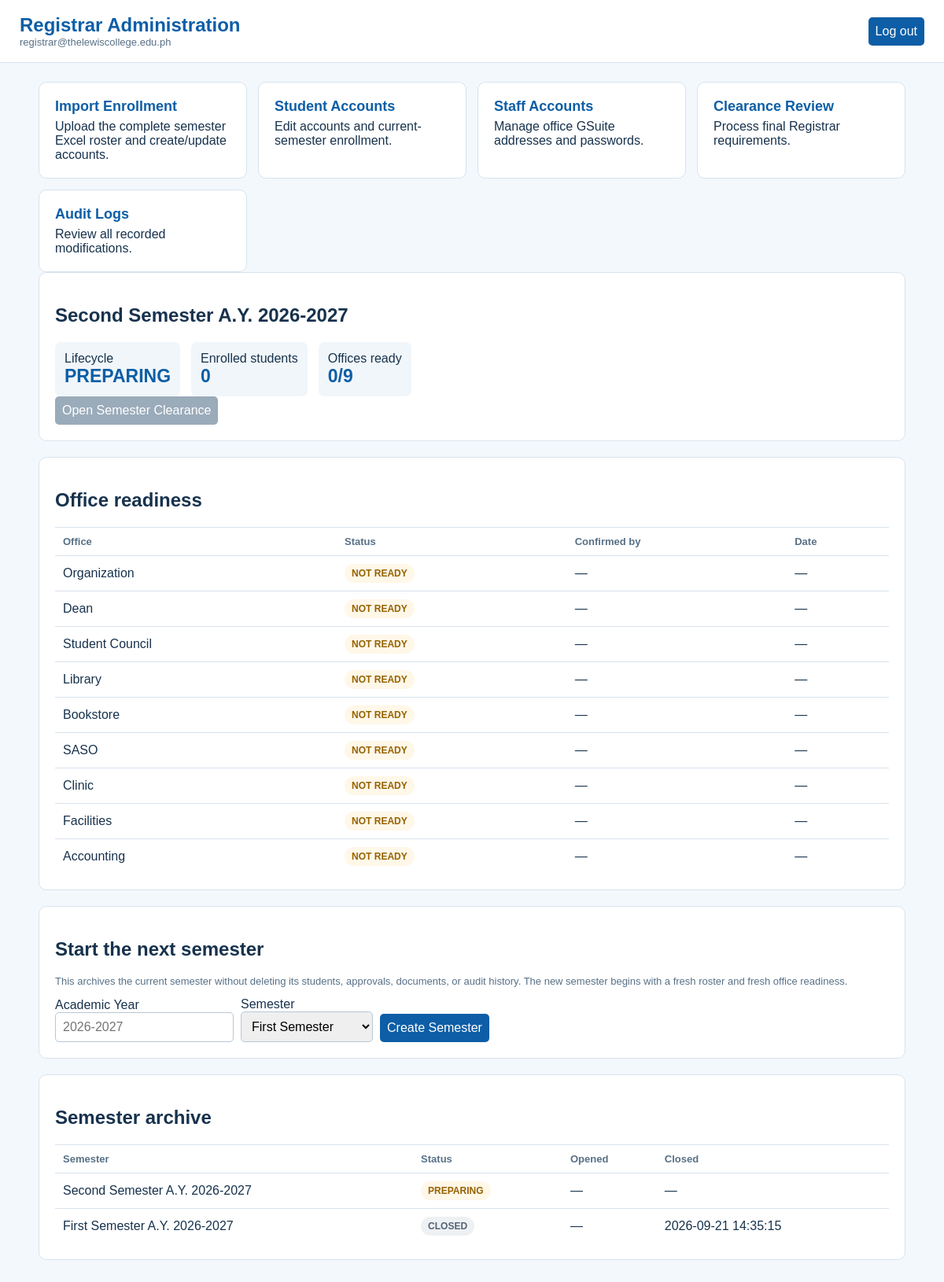
The app's page /registrar/dashboard.php (signed in) with its own data.
### tables this page shows
CREATE TABLE `users` (
  `id` bigint(20) unsigned NOT NULL AUTO_INCREMENT,
  `email` varchar(255) NOT NULL,
  `password_hash` varchar(255) NOT NULL,
  `role` enum('STUDENT','ORG_STAFF','DEAN','SASO_STAFF','STUDENT_COUNCIL_STAFF','LIBRARY_STAFF','BOOKSTORE_STAFF','CLINIC_STAFF','FACILITIES_STAFF','ACCOUNTING_STAFF','REGISTRAR') NOT NULL,
  `status` enum('ACTIVE','INACTIVE') NOT NULL DEFAULT 'ACTIVE',
  `last_login_at` datetime DEFAULT NULL,
  `created_at` datetime NOT NULL DEFAULT current_timestamp(),
  `updated_at` datetime NOT NULL DEFAULT current_timestamp() ON UPDATE current_timestamp(),
  PRIMARY KEY (`id`),
  UNIQUE KEY `email` (`email`),
  KEY `idx_users_role_status` (`role`,`status`)
);

CREATE TABLE `academic_periods` (
  `id` bigint(20) unsigned NOT NULL AUTO_INCREMENT,
  `school_year` varchar(20) NOT NULL,
  `semester` enum('1ST','2ND','SUMMER') NOT NULL,
  `status` enum('ACTIVE','INACTIVE','CLOSED') NOT NULL DEFAULT 'INACTIVE',
  `clearance_status` enum('DRAFT','PREPARING','OPEN','CLOSED') NOT NULL DEFAULT 'DRAFT',
  `opened_by` bigint(20) unsigned DEFAULT NULL,
  `opened_at` datetime DEFAULT NULL,
  `closed_at` datetime DEFAULT NULL,
  `created_at` datetime NOT NULL DEFAULT current_timestamp(),
  `updated_at` datetime NOT NULL DEFAULT current_timestamp() ON UPDATE current_timestamp(),
  PRIMARY KEY (`id`),
  UNIQUE KEY `uq_academic_period` (`school_year`,`semester`),
  KEY `fk_academic_periods_opened_by` (`opened_by`),
  CONSTRAINT `fk_academic_periods_opened_by` FOREIGN KEY (`opened_by`) REFERENCES `users` (`id`) ON DELETE SET NULL ON UPDATE CASCADE
);

CREATE TABLE `office_period_readiness` (
  `id` bigint(20) unsigned NOT NULL AUTO_INCREMENT,
  `academic_period_id` bigint(20) unsigned NOT NULL,
  `station_id` bigint(20) unsigned NOT NULL,
  `status` enum('NOT_READY','READY') NOT NULL DEFAULT 'NOT_READY',
  `ready_by` bigint(20) unsigned DEFAULT NULL,
  `ready_at` datetime DEFAULT NULL,
  `notes` varchar(500) DEFAULT NULL,
  `created_at` datetime NOT NULL DEFAULT current_timestamp(),
  `updated_at` datetime NOT NULL DEFAULT current_timestamp() ON UPDATE current_timestamp(),
  PRIMARY KEY (`id`),
  UNIQUE KEY `uq_office_period_readiness` (`academic_period_id`,`station_id`),
  KEY `idx_office_period_status` (`academic_period_id`,`status`),
  KEY `fk_office_period_station` (`station_id`),
  KEY `fk_office_period_ready_by` (`ready_by`),
  CONSTRAINT `fk_office_period_period` FOREIGN KEY (`academic_period_id`) REFERENCES `academic_periods` (`id`) ON DELETE CASCADE ON UPDATE CASCADE,
  CONSTRAINT `fk_office_period_ready_by` FOREIGN KEY (`ready_by`) REFERENCES `users` (`id`) ON DELETE SET NULL ON UPDATE CASCADE,
  CONSTRAINT `fk_office_period_station` FOREIGN KEY (`station_id`) REFERENCES `stations` (`id`) ON UPDATE CASCADE
);

CREATE TABLE `stations` (
  `id` bigint(20) unsigned NOT NULL AUTO_INCREMENT,
  `parent_station_id` bigint(20) unsigned DEFAULT NULL,
  `name` varchar(100) NOT NULL,
  `code` varchar(50) NOT NULL,
  `description` varchar(255) DEFAULT NULL,
  `sort_order` int(10) unsigned NOT NULL,
  `status` enum('ACTIVE','INACTIVE') NOT NULL DEFAULT 'ACTIVE',
  `created_at` datetime NOT NULL DEFAULT current_timestamp(),
  `updated_at` datetime NOT NULL DEFAULT current_timestamp() ON UPDATE current_timestamp(),
  PRIMARY KEY (`id`),
  UNIQUE KEY `code` (`code`),
  KEY `idx_stations_parent_status_order` (`parent_station_id`,`status`,`sort_order`),
  CONSTRAINT `fk_stations_parent` FOREIGN KEY (`parent_station_id`) REFERENCES `stations` (`id`) ON UPDATE CASCADE
);

### registrar/semester_functions.php (called while the page is built, shortened)
<?php
function registrarActivePeriod(PDO $database, bool $lock = false): array
{
    $sql = "SELECT id,school_year,semester,status,clearance_status,opened_at,closed_at
            FROM academic_periods WHERE status='ACTIVE' ORDER BY id LIMIT 2" . ($lock ? ' FOR UPDATE' : '');
    $periods = $database->query($sql)->fetchAll();
    return $periods[0];
}
function semesterLabel(array $period): string
{
    $labels = ['1ST' => 'First Semester', '2ND' => 'Second Semester', 'SUMMER' => 'Summer'];
    return ($labels[$period['semester']] ?? $period['semester']) . ' A.Y. ' . $period['school_year'];
}
function semesterReadiness(PDO $database, int $periodId): array
{
    $statement = $database->prepare(
        "SELECT readiness.id,station.id AS station_id,station.code,station.name,readiness.status,
                readiness.ready_at,readiness.notes,user.email AS ready_by_email
         FROM office_period_readiness readiness
         INNER JOIN stations station ON station.id=readiness.station_id
         LEFT JOIN users user ON user.id=readiness.ready_by
         WHERE readiness.academic_period_id=:period_id
         ORDER BY COALESCE(station.parent_station_id,station.id),station.sort_order"
    );
    $statement->execute(['period_id' => $periodId]);
    return $statement->fetchAll();
}

### registrar/dashboard.php (the view, shortened to what this page needs)
<?php
require_once __DIR__ . '/../auth/auth_check.php';
require_once __DIR__ . '/../config/database.php';
require_once __DIR__ . '/semester_functions.php';
$user = requireRole('REGISTRAR');
try {
    $database = getDatabaseConnection();
    $period = registrarActivePeriod($database);
    $readiness = semesterReadiness($database, (int) $period['id']);
    $readyCount = count(array_filter($readiness, static fn(array $row): bool => $row['status'] === 'READY'));
    $enrollment = $database->prepare("SELECT COUNT(*) FROM semester_enrollments WHERE academic_period_id=:id AND status='ENROLLED'");
    $enrollment->execute(['id' => $period['id']]);
    $enrolledCount = (int) $enrollment->fetchColumn();
    $periods = $database->query("SELECT id,school_year,semester,status,clearance_status,opened_at,closed_at FROM academic_periods ORDER BY id DESC")->fetchAll();
} catch (Throwable $exception) {
    error_log('Registrar dashboard failed: ' . $exception->getMessage());
    http_response_code(500); exit('Unable to load the Registrar dashboard.');
}
$message = pullFlashMessage(); $csrfToken = createCsrfToken(); $logoutForm = dashboardLogoutForm();
?>
<!doctype html><html lang="en"><head><meta charset="utf-8"><meta name="viewport" content="width=device-width,initial-scale=1"><title>Registrar | ClearGo</title></head><body><header><div class="topbar"><div><h1>Registrar Administration</h1><div class="muted"><?= escapeHtml($user['email']) ?></div></div><?= $logoutForm ?></div></header><main>
<section class="cards"><a class="card" href="<?= escapeHtml(applicationUrl('/registrar/student_import.php')) ?>"><strong>Import Enrollment</strong>Upload the complete semester Excel roster and create/update accounts.</a><a class="card" href="<?= escapeHtml(applicationUrl('/registrar/students.php')) ?>"><strong>Student Accounts</strong>Edit accounts and current-semester enrollment.</a><a class="card" href="<?= escapeHtml(applicationUrl('/registrar/staff_accounts.php')) ?>"><strong>Staff Accounts</strong>Manage office GSuite addresses and passwords.</a><a class="card" href="<?= escapeHtml(applicationUrl('/registrar/clearance.php')) ?>"><strong>Clearance Review</strong>Process final Registrar requirements.</a><a class="card" href="<?= escapeHtml(applicationUrl('/registrar/audit_logs.php')) ?>"><strong>Audit Logs</strong>Review all recorded modifications.</a></section>
<section class="panel"><h2><?= escapeHtml(semesterLabel($period)) ?></h2><div class="summary"><span>Lifecycle<b><?= escapeHtml($period['clearance_status']) ?></b></span><span>Enrolled students<b><?= $enrolledCount ?></b></span><span>Offices ready<b><?= $readyCount ?>/<?= count($readiness) ?></b></span></div><?php if ($period['clearance_status'] === 'PREPARING'): ?><form method="post" action="<?= escapeHtml(applicationUrl('/registrar/semester_action.php')) ?>" onsubmit="return confirm('Open clearance for all enrolled students? The roster will be locked for this semester.');"><input type="hidden" name="csrf_token" value="<?= escapeHtml($csrfToken) ?>"><button name="action" value="open_clearance" <?= $readyCount !== count($readiness) || $enrolledCount < 1 ? 'disabled' : '' ?>>Open Semester Clearance</button></form><?php elseif ($period['clearance_status'] === 'OPEN'): ?><p class="message">Clearance is visible to enrolled students. This semester remains available after it is archived.</p><?php endif; ?></section>
<section class="panel"><h2>Office readiness</h2><table><thead><tr><th>Office</th><th>Status</th><th>Confirmed by</th><th>Date</th></tr></thead><tbody><?php foreach ($readiness as $row): ?><tr><td><?= escapeHtml($row['name']) ?></td><td><span class="badge <?= strtolower(str_replace('_','-',$row['status'])) ?>"><?= escapeHtml(str_replace('_',' ',$row['status'])) ?></span></td><td><?= escapeHtml($row['ready_by_email'] ?? '—') ?></td><td><?= escapeHtml($row['ready_at'] ?? '—') ?></td></tr><?php endforeach; ?></tbody></table></section>
<section class="panel"><h2>Start the next semester</h2><p class="muted">This archives the current semester without deleting its students, approvals, documents, or audit history. The new semester begins with a fresh roster and fresh office readiness.</p><form class="inline" method="post" action="<?= escapeHtml(applicationUrl('/registrar/semester_action.php')) ?>" onsubmit="return confirm('Archive the current semester and start a new preparation cycle?');"><input type="hidden" name="csrf_token" value="<?= escapeHtml($csrfToken) ?>"><label>Academic Year<br><input name="school_year" required pattern="\d{4}-\d{4}" placeholder="2026-2027"></label><label>Semester<br><select name="semester"><option value="1ST">First Semester</option><option value="2ND">Second Semester</option><option value="SUMMER">Summer</option></select></label><button name="action" value="create_semester">Create Semester</button></form></section>
<section class="panel"><h2>Semester archive</h2><table><thead><tr><th>Semester</th><th>Status</th><th>Opened</th><th>Closed</th></tr></thead><tbody><?php foreach ($periods as $archive): ?><tr><td><?= escapeHtml(semesterLabel($archive)) ?></td><td><span class="badge <?= strtolower($archive['clearance_status']) ?>"><?= escapeHtml($archive['clearance_status']) ?></span></td><td><?= escapeHtml($archive['opened_at'] ?? '—') ?></td><td><?= escapeHtml($archive['closed_at'] ?? '—') ?></td></tr><?php endforeach; ?></tbody></table></section>
</main></body></html>

### auth/auth_check.php (shortened to what this page needs)
<?php
function startSecureSession(): void
{
    if (session_status() === PHP_SESSION_ACTIVE) {
        return;
    }
    $isHttps = !empty($_SERVER['HTTPS']) && $_SERVER['HTTPS'] !== 'off';
    $sessionDirectory = __DIR__ . '/../storage/sessions';
}
function applicationUrl(string $path = ''): string
{
    $configuredBaseUrl = getenv('APP_BASE_URL');
    if ($configuredBaseUrl !== false && $configuredBaseUrl !== '') {
        $baseUrl = '/' . trim($configuredBaseUrl, '/');
    } else {
        $projectRoot = str_replace('\\', '/', realpath(__DIR__ . '/..') ?: '');
        $documentRoot = str_replace('\\', '/', realpath($_SERVER['DOCUMENT_ROOT'] ?? '') ?: '');
        $baseUrl = '';
        if ($projectRoot !== '' && $documentRoot !== '' && stripos($projectRoot, $documentRoot) === 0) {
            $baseUrl = substr($projectRoot, strlen($documentRoot));
        }
    }
    return rtrim($baseUrl, '/') . '/' . ltrim($path, '/');
}
function escapeHtml(string $value): string
{
    return htmlspecialchars($value, ENT_QUOTES | ENT_SUBSTITUTE, 'UTF-8');
}
function createCsrfToken(): string
{
    return $_SESSION['csrf_token'];
}
function authenticatedUser(): ?array
{
    $user = $_SESSION['authenticated_user'] ?? null;
    return $user;
}
function requireLogin(): array
{
    $user = authenticatedUser();
    try {
        $database = getDatabaseConnection();
        $statement = $database->prepare(
            "SELECT id,email,role,status FROM users
             WHERE id=:id AND email=:email AND role=:role
             LIMIT 1"
        );
        $statement->execute([
            'id' => $user['id'],
            'email' => $user['email'],
            'role' => $user['role'],
        ]);
        $currentAccount = $statement->fetch();
    } catch (Throwable $exception) {
        error_log('Session account validation failed: ' . $exception->getMessage());
        http_response_code(503);
        exit('Unable to verify your account right now. Please try again later.');
    }
    return $user;
}
function requireRole(string $role): array
{
    $user = requireLogin();
    return $user;
}
function dashboardLogoutForm(): string
{
    $csrfToken = escapeHtml(createCsrfToken());
    $logoutUrl = escapeHtml(applicationUrl('/logout.php'));
    return <<<HTML
<form class="logout-form" method="post" action="{$logoutUrl}">
    <input type="hidden" name="csrf_token" value="{$csrfToken}">
    <button type="submit">Log out</button>
</form>
HTML;
}

### registrar/dashboard.php (style rules this page uses)
:root { --blue:#0d5ea6;--dark:#17324d;--line:#d8e3ed;--page:#f3f8fd;--green:#176b3a;--amber:#956200 }
* { box-sizing:border-box }
body { margin:0;background:var(--page);color:var(--dark);font-family:Arial,sans-serif }
header { padding:18px 24px;background:#fff;border-bottom:1px solid var(--line) }
.topbar,main { max-width:1150px;margin:auto }
.topbar { display:flex;justify-content:space-between;align-items:center }
h1 { margin:0;color:var(--blue);font-size:24px }
main { padding:24px }
.panel,.card { background:#fff;border:1px solid var(--line);border-radius:10px;padding:20px;margin-bottom:20px }
.cards { display:grid;grid-template-columns:repeat(4,1fr);gap:14px }
.card { margin:0;text-decoration:none;color:var(--dark) }
.card strong { display:block;color:var(--blue);font-size:18px;margin-bottom:6px }
.summary { display:flex;gap:14px;flex-wrap:wrap }
.summary span { padding:12px;background:#f1f6fa;border-radius:7px }
.summary b { display:block;font-size:23px;color:var(--blue) }
table { border-collapse:collapse;width:100% }
th,td { border-top:1px solid var(--line);padding:10px;text-align:left }
th { font-size:13px;color:#587086 }
.badge { display:inline-block;border-radius:99px;padding:5px 9px;font-size:12px;font-weight:bold }
.not-ready,.preparing,.draft { background:#fff7e8;color:var(--amber) }
.closed { background:#eef1f4;color:#536473 }
form.inline { display:flex;gap:9px;flex-wrap:wrap;align-items:end }
input,select,button { padding:9px;border:1px solid #b7c8d8;border-radius:5px;font:inherit }
button { background:var(--blue);color:#fff;border:0;cursor:pointer }
button:disabled { background:#9aabba;cursor:not-allowed }
.muted { font-size:13px;color:#587086 }

### records on screen
users: email "registrar@thelewiscollege.edu.ph"
academic_periods: escapeHtml(semesterLabel($period)) "Second Semester A.Y. 2026-2027", clearance_status "PREPARING", escapeHtml(semesterLabel($archive)) "Second Semester A.Y. 2026-2027", opened_at "—", closed_at "—"
office_period_readiness: station.name "Organization", status "NOT READY", ready_by_email "—", ready_at "—"
office_period_readiness: station.name "Dean", status "NOT READY", ready_by_email "—", ready_at "—"
office_period_readiness: station.name "Student Council", status "NOT READY", ready_by_email "—", ready_at "—"
office_period_readiness: station.name "Library", status "NOT READY", ready_by_email "—", ready_at "—"
office_period_readiness: station.name "Bookstore", status "NOT READY", ready_by_email "—", ready_at "—"
office_period_readiness: station.name "SASO", status "NOT READY", ready_by_email "—", ready_at "—"
office_period_readiness: station.name "Clinic", status "NOT READY", ready_by_email "—", ready_at "—"
office_period_readiness: station.name "Facilities", status "NOT READY", ready_by_email "—", ready_at "—"
office_period_readiness: station.name "Accounting", status "NOT READY", ready_by_email "—", ready_at "—"
academic_periods: escapeHtml(semesterLabel($archive)) "First Semester A.Y. 2026-2027", clearance_status "CLOSED", opened_at "—", closed_at "2026-09-21 14:35:15"

### other values on screen
$enrolledCount "0"
$readyCount "0"
count($readiness) "9"
